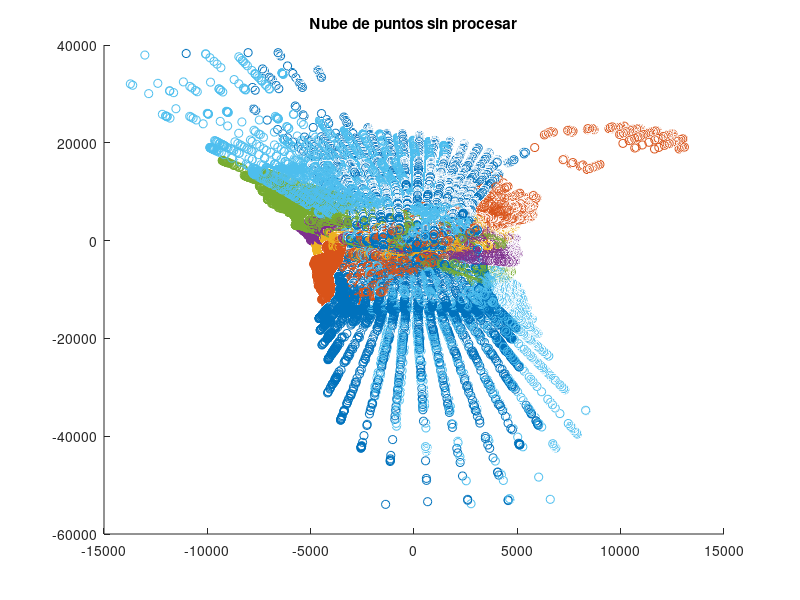
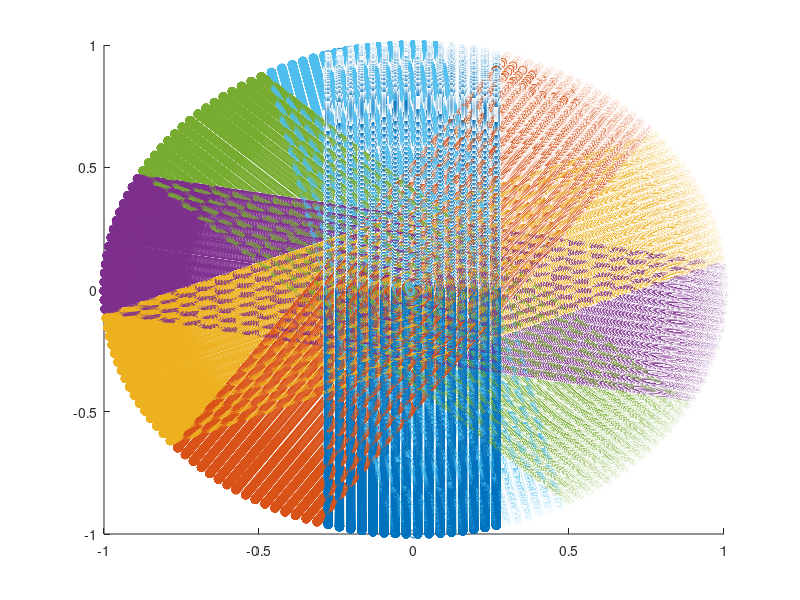

The MATLAB script that drew these images, in order: (Note: this script raises an error after producing the figures.)
%% STEP1. Generate overlapped structure
close all;clear;clc
[temp,~,~]=xlsread('dataXYZ1.csv');

n_rays=16;
n_AZBLK=1024;
n_donuts=6;
n_points=n_AZBLK*n_rays;
point_cloud=cell(1,n_donuts);
for i=1:n_donuts
    point_cloud{i}=temp(n_points*(i-1)+1:n_points*i,:);
end
figure (1)
hold
for i=1:n_donuts
    temp=point_cloud{i};
    scatter3(temp(:,1),temp(:,2),temp(:,3))
end
title('Nube de puntos sin procesar')
%% STEP 2.Convert structure into a sphere
point_cloud_spheric=point_cloud;
for i=1:n_donuts
    for j=1:n_points
        temp=point_cloud{i}(j,:);
        if ~isequal(temp,[0 0 0])
            point_cloud_spheric{i}(j,:)=temp/norm(temp);
        end
    end
end
figure (2)
hold
for i=1:n_donuts
    temp=point_cloud_spheric{i};
    scatter3(temp(:,1),temp(:,2),temp(:,3))
end
% %% See how kth-azimuth is plotted step by step per donut
% actual_number_fig=2;
% for i=1:n_donut
%     figure (i+1+actual_number_fig)
%     hold
%     temp=point_cloud_spheric{i};
%     scatter3(temp(:,1),temp(:,2),temp(:,3))
%     offset=1024/16;
%     count=0;
%     for azimuth=offset:offset:n_AZBLK*1/2
%         index=16*azimuth-15;
%         temp=point_cloud_spheric{i}((index:index+15),:);
%         scatter3(temp(:,1),temp(:,2),temp(:,3),150,'filled')
%         count=count+1;
%     end
%     title("Nube de puntos esférica traslapada "+num2str(i))
%     legend
% end
%% STEP3. supress "redundant" data
%set parameters
rot_angle=-33.53706667*pi/180;

alfa1=15.379*pi/180;
alfa2=-16.062*pi/180;

p1=zeros(n_donuts,3);
p2=p1;
l1_param=[0,0,0];
l2_param=l1_param;
offset=-pi/2;
%Set boundary points of the donuts and every pair of equation lines
for i=1:n_donuts
    angle_temp=rot_angle*(i-1)+alfa1+offset;
    p1(i,:)=[cos(angle_temp),sin(angle_temp),0];
    angle_temp=rot_angle*(i-1)+alfa2+offset;
    p2(i,:)=[cos(angle_temp),sin(angle_temp),0];
    if i~=1
        l1_param(i,:)=[tan(rot_angle*(i-1)+offset),p1(i,1),p1(i,2)];
        l2_param(i,:)=[tan(rot_angle*(i-1)+offset),p2(i,1),p2(i,2)];
    end
end
%supress data
new_point_cloud_spheric=point_cloud_spheric;

%Donut2
i=2;
del_points=[0 0 0 0 0 0];
for j=1:length(new_point_cloud_spheric{i})
    x_data=new_point_cloud_spheric{i}(j,1);
    y_data=new_point_cloud_spheric{i}(j,2);
    z_data=new_point_cloud_spheric{i}(j,3);
    if x_data<=p1(1,1) && x_data>=p2(1,1)
        new_point_cloud_spheric{i}(j,:)=[0,0,0];
        del_points(i)=del_points(i)+1;
    end
end
%Donut 3 to 6
for i=3:n_donuts
    for j=1:length(new_point_cloud_spheric{i})
        x_data=new_point_cloud_spheric{i}(j,1);
        y_data=new_point_cloud_spheric{i}(j,2);
        z_data=new_point_cloud_spheric{i}(j,3);
        if x_data>p1(1,1) 
            y_temp=line_equation(x_data,l1_param(i-1,:));
            if y_data>=y_temp
                new_point_cloud_spheric{i}(j,:)=[0,0,0];
                del_points(i)=del_points(i)+1;
            end
        elseif x_data<p2(1,1)
            y_temp=line_equation(x_data,l2_param(i-1,:));
            if y_data<=y_temp
                new_point_cloud_spheric{i}(j,:)=[0,0,0];
                del_points(i)=del_points(i)+1;
            end
        else
            new_point_cloud_spheric{i}(j,:)=[0,0,0];
            del_points(i)=del_points(i)+1;
        end
    end
end
%Data a Carlos:
spheric_point_cloud_without_overlapped=zeros(n_points*n_donuts,3);

figure(3)
hold
for i=1:n_donuts
    temp=[new_point_cloud_spheric{i}];
    scatter3(temp(:,1),temp(:,2),temp(:,3));
    %Data a Carlos
    spheric_point_cloud_without_overlapped((i-1)*n_points+1:i*n_points,:)=temp;
end
hold off
%% STEP 4.Generate structure without overlapped areas
new_point_cloud=point_cloud;
total_count=0;
for i=1:n_donuts
    count=0;
    for j=1:n_points
        if isequal(new_point_cloud_spheric{i}(j,:),[0,0,0])
            new_point_cloud{i}(j,:)=[0,0,0];
            count=count+1;
        end
    end 
    fprintf("De la dona "+i+" se eliminaron "+del_points(i)+" puntos ("+del_points(i)/163.84+"%%)"+" y se perdieron "+(count-del_points(i))+" puntos ("+(count-del_points(i))/163.84+"%%)\n");
    total_del=total_count+del_points(i);
    total_count=total_count+count;
end
fprintf("En total se eliminaron "+total_del+" puntos. ("+total_count/163.84/6+"%%)\n");
fprintf("En total se perdieron "+(total_count-total_del)+" puntos. ("+(total_count-total_del)/163.84/6+"%%)\n");
fprintf("Quedaron "+(16384*6-total_count)+" puntos");

%Data a Carlos
points_cloud_without_overlapped=zeros(n_points*n_donuts,3);
figure (4)
hold
for i=1:n_donuts
    temp=[new_point_cloud{i}];
    scatter3(temp(:,1),temp(:,2),temp(:,3))
    %Data a Carlos
    points_cloud_without_overlapped((i-1)*n_points+1:i*n_points,:)=temp;
end
ptCloud=pointCloud(points_cloud_without_overlapped);
pcshow(ptCloud)
hold off
%% Delaunay 
%(Solo para funciona para el exterior)
T=delaunay(spheric_point_cloud_without_overlapped);
temp=points_cloud_without_overlapped;
figure(5)
trimesh(T,temp(:,1),temp(:,2),temp(:,3))
%     


%% Triangulate_v1

%Data a Carlos
Triangle_mesh=[];

figure(6);
hold
for i=1:1
    temp=new_point_cloud_spheric{i};
    T=triangulate_v1(temp,n_rays,n_AZBLK);
    temp=new_point_cloud{i};
    trimesh(T,temp(:,1),temp(:,2),temp(:,3))
    %Data a Carlos
    Triangle_mesh=[Triangle_mesh;T+(i-1)*n_points];    
end
hold off
% %% Analyzing data (from step3)
% temp=zeros(n_points,2);
% figure(6)
% for i=1:n_donuts
%     subplot(2,3,i)
%     for j=1:16:n_points
%         for k=0:15
%             if isequal(new_point_cloud{i}(j+k,:),[0 0 0])
%                 temp(j+k,:)=[0 0];
%             else
%                 temp(j+k,:)=[(j-1)/16+1,16-k];
%             end
%         end
%     end
%     scatter(temp(:,1),temp(:,2))
%     title('Donut '+string(i))
% end
